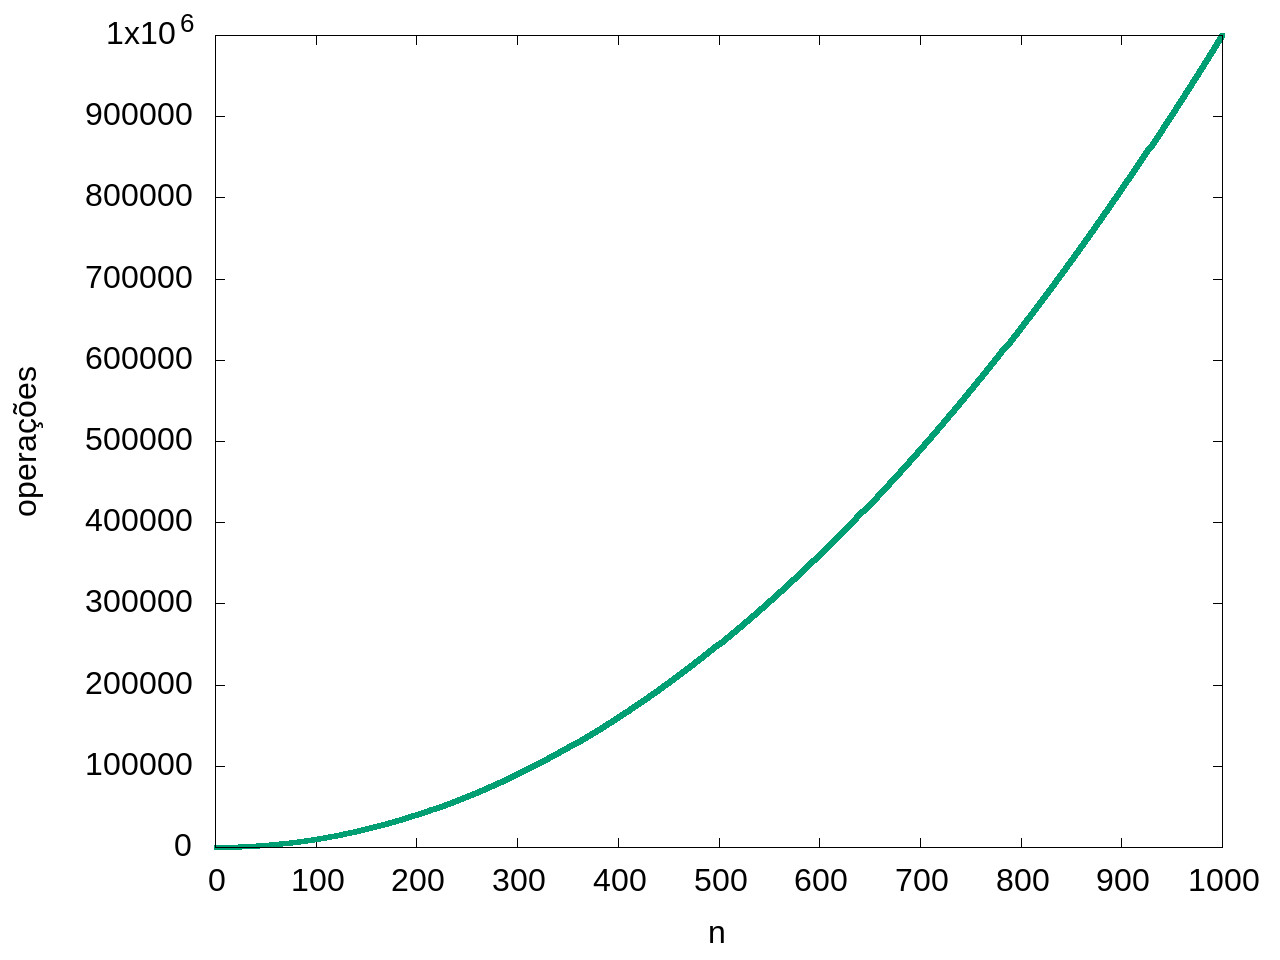

Write gnuplot code to recreate this figure.
set terminal jpeg enhanced size 1280,960 font "arial,24.0"
set output "contagem02.jpg"
set xlabel "n"
set ylabel "operações" 
plot "contagem02.txt" with lines lw 5 lt 2 notitle
